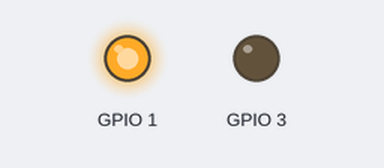
A sketch run on a simulated ESP8266 (NodeMCU). Parts: output pins drawn as LEDs (lit = HIGH).

Above: at 0.5 s.
At 1.5 s:
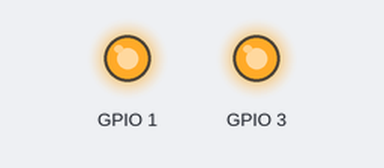
At 3.5 s:
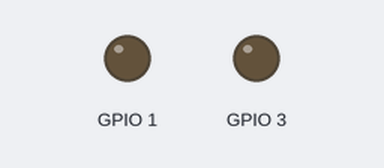
Timing chart, 0 to 5.2 s (numbered marks = the images above):
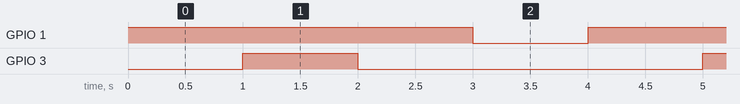

The sketch:

Node_led_blink.ino
```cpp
/////////////////////////////////
// Generated with a lot of love//
// with TUNIOT FOR ESP8266     //
// Website: Easycoding.tn      //
/////////////////////////////////

#include <ESP8266WiFi.h>
void setup()
{
  pinMode(1, OUTPUT);
pinMode(3, OUTPUT);

}


void loop()
{

    digitalWrite(1,HIGH);
    delay(1000);
    digitalWrite(3,HIGH);
    delay(1000);
    digitalWrite(3,LOW);
    delay(1000);
    digitalWrite(1,LOW);
    delay(1000);

}
```

Measured:
- by itself, GPIO 1: alternates HIGH for 3.0 s and LOW for 1.0 s
- by itself, GPIO 3: alternates HIGH for 1.0 s and LOW for 3.0 s
- by itself, everything shown: repeats every 4.0 s, in 4 steps
